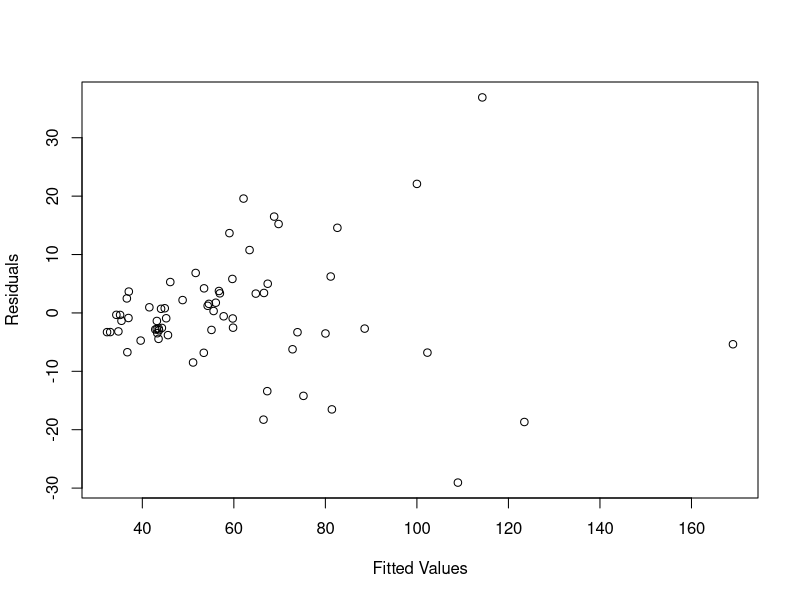
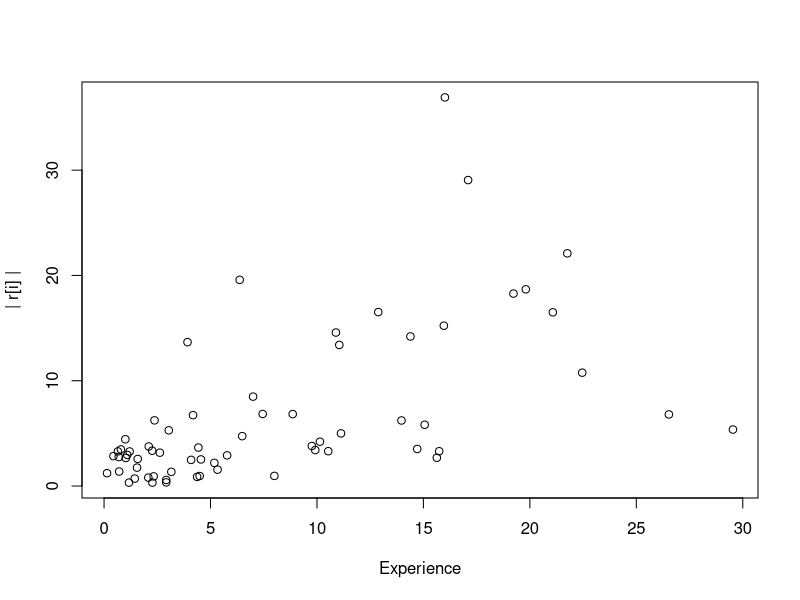
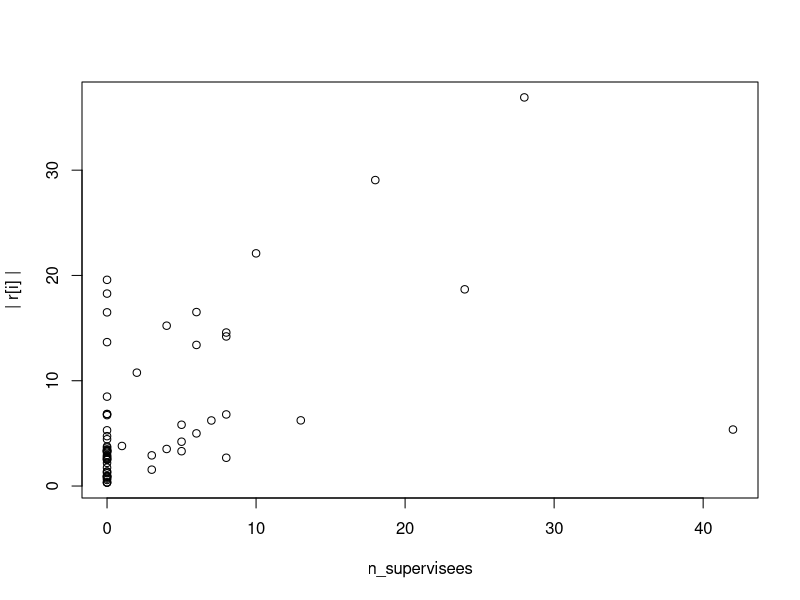
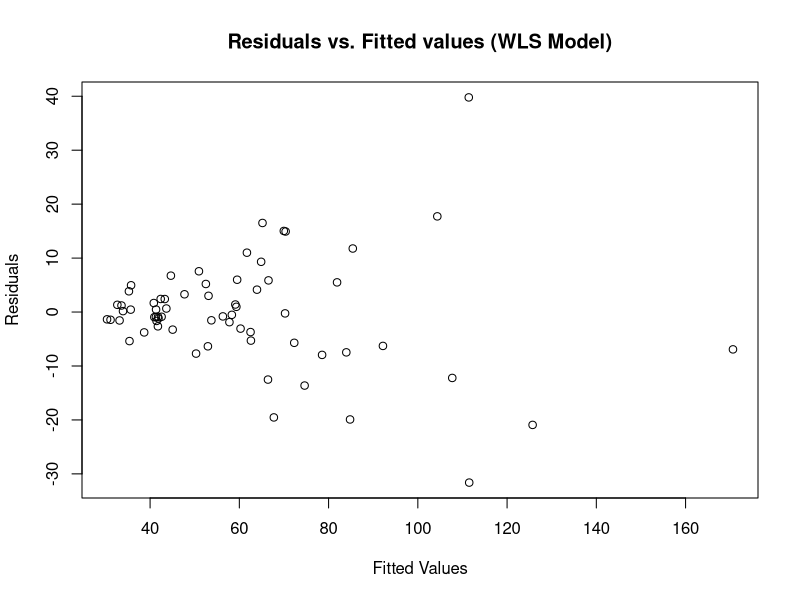

The R script that drew these images, in order:
# stat331: pa3q2
data <- read.table("data/salary.txt", header = TRUE)

fit <- lm(salary ~ factor(degree) + experience + n_supervisees, data = data)
summary(fit)

# Plot of Residuals vs. Fitted Values
plot(fitted(fit), residuals(fit),
    xlab = "Fitted Values",
    ylab = "Residuals")

# Plot of Absolute Residuals vs. Experience
plot(data$experience, abs(residuals(fit)),
    xlab = "Experience",
    ylab = paste("|", expression(r[i]), "|"))

# Plot of Absolute Residuals vs. N_Supervisees
plot(data$n_supervisees, abs(residuals(fit)),
    xlab = "n_supervisees",
    ylab = paste("|", expression(r[i]), "|"))

# Model the variance:
# Regress absolute residuals on experience and n_supervisees and compute
# weights for each observation
var_fit <- lm(abs(residuals(fit)) ~ experience + n_supervisees, data = data)
summary(var_fit)

w <- 1 / (fitted(var_fit)^2)

# Fit WLS using weights w
wls_fit <- lm(salary ~ factor(degree) + experience + n_supervisees,
    data = data, weights = w)
summary(wls_fit)

# Plot of residuals vs. fitted values from the WLS model
plot(fitted(wls_fit), residuals(wls_fit),
    xlab = "Fitted Values",
    ylab = "Residuals",
    main = "Residuals vs. Fitted values (WLS Model)")
